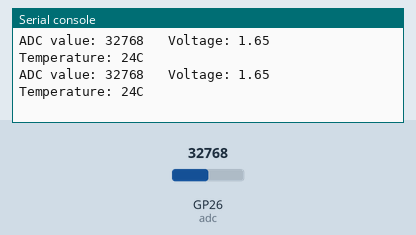
Recording of a program running on a simulated Raspberry Pi Pico running MicroPython. Shown: the last lines printed to the serial console. The inputs (shaded band) are chosen by the test bench; at power-on: GP26 (adc) = 32768 (analog values on the 0–65535 scale).

Above: at 1.2 s.
1.3 s: GP26 (adc) set to 45874
At 2.6 s:
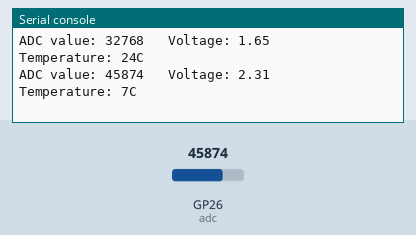
2.8 s: GP26 (adc) set to 57670
At 3.6 s:
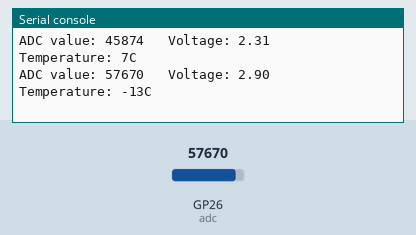
Timing chart, 0 to 5.8 s (numbered marks = the images above; inputs shaded):
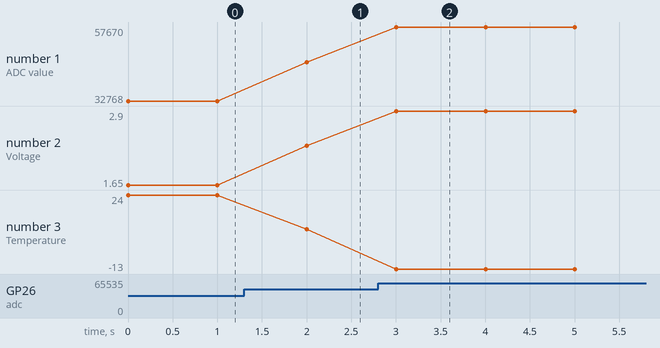

The program:

Thermometer.py
```python
import machine
import time
import math

adc=machine.ADC(26)
while True:
    adcValue = adc.read_u16()
    voltage = adcValue / 65535.0 * 3.3
    Rt = 10 * voltage / (3.3-voltage)
    tempK = (1 / (1 / (273.15+25) + (math.log(Rt/10)) / 3950))
    tempC = int(tempK - 273.15)
    print("ADC value:", adcValue, "  Voltage: %0.2f"%voltage,"  Temperature: " + str(tempC) + "C")
    time.sleep(1)
```

Measured:
- after the input at 1.3 s, the serial console: prints a new line after 0.70 s (image 1)
- after the input at 2.8 s, the serial console: prints a new line after 0.20 s (image 2)
- plotted number 1: 32768 → 45874 after the input at 1.3 s, 45874 → 57670 after the input at 2.8 s
- plotted number 2: 1.65 → 2.31 after the input at 1.3 s, 2.31 → 2.9 after the input at 2.8 s
- plotted number 3: 24 → 7 after the input at 1.3 s, 7 → -13 after the input at 2.8 s
